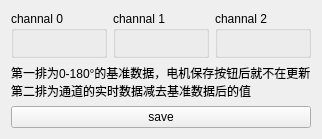
        <widget class="QWidget" name="tab_9">
         <attribute name="title">
          <string>雷达格式预览</string>
         </attribute>
         <layout class="QVBoxLayout" name="verticalLayout_14" stretch="11,1">
          <item>
           <layout class="QHBoxLayout" name="horizontalLayout_3">
            <item>
             <widget class="QGroupBox" name="groupBox_17">
              <property name="title">
               <string>channal 0</string>
              </property>
              <layout class="QVBoxLayout" name="verticalLayout_16">
               <item>
                <widget class="BitColorMap" name="waterGuardBaseColor0" native="true"/>
               </item>
               <item>
                <widget class="BitColorMap" name="waterGuardTimeColor0" native="true"/>
               </item>
              </layout>
             </widget>
            </item>
            <item>
             <widget class="QGroupBox" name="groupBox_18">
              <property name="title">
               <string>channal 1</string>
              </property>
              <layout class="QVBoxLayout" name="verticalLayout_17">
               <item>
                <widget class="BitColorMap" name="waterGuardBaseColor1" native="true"/>
               </item>
               <item>
                <widget class="BitColorMap" name="waterGuardTimeColor1" native="true"/>
               </item>
              </layout>
             </widget>
            </item>
            <item>
             <widget class="QGroupBox" name="groupBox_19">
              <property name="title">
               <string>channal 2</string>
              </property>
              <layout class="QVBoxLayout" name="verticalLayout_18">
               <item>
                <widget class="BitColorMap" name="waterGuardBaseColor2" native="true"/>
               </item>
               <item>
                <widget class="BitColorMap" name="waterGuardTimeColor2" native="true"/>
               </item>
              </layout>
             </widget>
            </item>
           </layout>
          </item>
          <item>
           <layout class="QVBoxLayout" name="verticalLayout_12">
            <item>
             <widget class="QLabel" name="label_37">
              <property name="text">
               <string>第一排为0-180°的基准数据，电机保存按钮后就不在更新
第二排为通道的实时数据减去基准数据后的值</string>
              </property>
             </widget>
            </item>
            <item>
             <widget class="QPushButton" name="btn_baseCapture">
              <property name="text">
               <string>save</string>
              </property>
             </widget>
            </item>
           </layout>
          </item>
         </layout>
        </widget>
